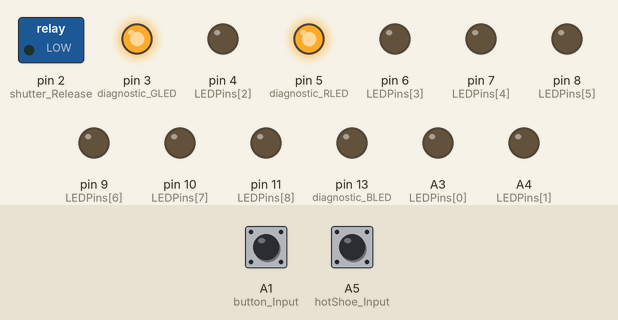
The sketch below on a simulated Arduino Uno, built with avr-gcc and run on an emulated ATmega328P. Parts: switched loads named in the sketch (green lamp = pin HIGH), output pins drawn as LEDs (lit = HIGH). Wiring (inferred from the names in the program): IR receiver: data A0. Inputs (shaded band) come from the test bench; at power-on: A1 (button_Input) HIGH, A5 (hotShoe_Input) HIGH. What the sketch prints to the serial monitor is not drawn.

Above: at 0.17 s.
At 18.44 s:
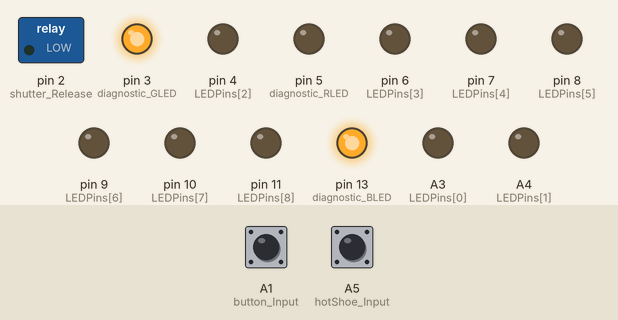
At 36.7 s:
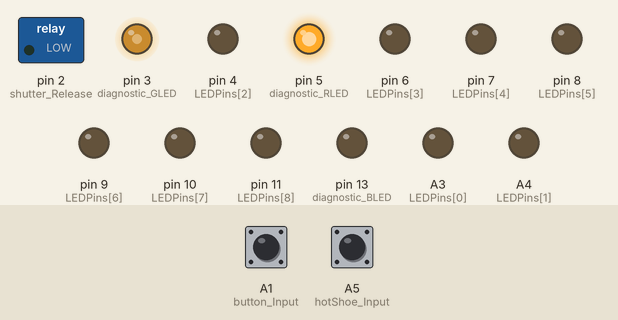
Timing chart, 0 to 40.0 s (numbered marks = the images above):
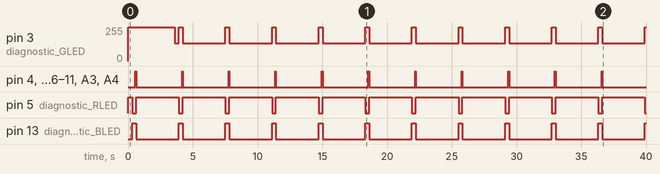

The sketch:

VersionTwo.ino
```cpp
// Code for a prototype portable RTI rig
// Joe Rowley, August 2014 for Prof. James Davis
// at the University of California, Santa Cruz.
// Using an Arduino Micro, 2 8-bit Shift Registers
// 10 mosfets, 10 Cree MRK 12V, 700ma LEDs
// 12V Regulator, 4 CR123A 3.2V batteries
// I should have some constant current limited but don't
// [really don't do that... it's a bad idea not to have a limiter on it]
// 3.5mm Female jack is used as an on/off switch and as an input for the hotshoe
// Contact joer14@gmail.com if you have any questions.

// out of place thought:
// consider using current over driving with PWM by PWM ~OE on the shift registers


//TODO
//Play with button code more and see if we need to solder it to +5V instead of ground...


///////////////////
//////Options/////
/////////////////

int serialDebug = 1;      //
int lightDuration = 75;   //amount of time the light is on for in ms
//int exposureLength = 190; //exposure length in ms - hopefully won't hardcode this in the end
// T3i shoots at 5FPS, so a little less than 200ms is the max time in theory for that camera
// however we also add debouncing time in the main loop, so look out for that.


/////////////////////////
//////Pin Declarations///
/////////////////////////

////Inputs////
const int remote_Input = A0;  // input for the remote control (2.5mm jack)
const int button_Input = A1;  //
const int hotShoe_Input = A5; // 3.5mm input on top that connects to PC-Sync Cable from Flash
//////////////

////Outputs////
const int shutter_Release = 2;  // shutter release output (3.5mm to 2.5mm)
const int diagnostic_GLED = 3; //Active Low
const int diagnostic_RLED = 5; //Active Low
const int diagnostic_BLED = 13; //Active Low

//High Power LEDs//

//const int LED01 = A3;
//const int LED02 = A4;
//const int LED03 =  4;
//const int LED04 =  6;
//const int LED05 =  7;
//const int LED06 =  8;
//const int LED07 =  9;
//const int LED08 =  10;
//const int LED09 =  11;
//const int LED10 =  12;

unsigned char LEDPins[10] = {A3, A4, 4, 6, 7, 8,9,10,11,12};
unsigned char numOfLEDs = 9;  //Indexed at 0

//////////////////////////////
//////Some Global Variables///
//////////////////////////////

int count = 1;
int startIt = 0;

void setup() {

  //Setup Inputs
  pinMode(hotShoe_Input, INPUT);
  pinMode(remote_Input, INPUT);
  pinMode(button_Input, INPUT);

  //Pull up the remote and button
  digitalWrite(remote_Input,HIGH);
  digitalWrite(button_Input,HIGH);
  digitalWrite(hotShoe_Input,HIGH);

  //Status LED Outputs
  pinMode(diagnostic_RLED, OUTPUT);
  pinMode(diagnostic_RLED, OUTPUT);
  pinMode(diagnostic_RLED, OUTPUT);

  //Display Initially a Red LED
  digitalWrite(diagnostic_RLED, LOW);
  digitalWrite(diagnostic_RLED, HIGH);
  digitalWrite(diagnostic_RLED, HIGH);

  //Setup Shutter Release Output
  pinMode(shutter_Release, OUTPUT);
  digitalWrite(shutter_Release,LOW);

  //Setup all the high powered LEDs as outputs and turn them off
  unsigned char i;
  for( i=0; i< numOfLEDs; i++){
    pinMode(LEDPins[i],OUTPUT);
    digitalWrite(LEDPins[i], LOW);
  };

  if(serialDebug) Serial.begin(9600);


}

void dipDelay( int val, int val2, int delayTime){
  int upFrontDelay = 0;
  delay(upFrontDelay);
  //doubleShiftOut(val, val2);
  delay(delayTime);
  //doubleShiftOut(0,0);
  //int remainderTime = exposureLength-delayTime-upFrontDelay;
  //delay(remainderTime);
};


///////////////////////////////////////////////////////
/////// 1. Displays a given state's value on        ///
///////    the ring light for light duration        ///
/////// 2. turns off LED and waits until expsoure   ///
///////    length has finished. Then returns        ///
///////////////////////////////////////////////////////

void setRing(int LEDstate){

//    switch (LEDstate) {
//
//    case 0:
//      //dipDelay(0,2,lightDuration);
//      // Useful to display alt light 1 for debugging
//      //dipDelay(31,255,lightDuration);
//
//      //dipDelay(32,0,lightDuration);
//      digitalWrite(4,HIGH);
//      delay(75);
//      digitalWrite(4,LOW);
//      break;
//    case 1:
//      dipDelay(0,1,lightDuration);
//      break;
//    case 2:
//      //dipDelay(2,0,lightDuration);
//      dipDelay(64,0,lightDuration);
//
//      break;
//    case 3:
//      dipDelay(4,0,lightDuration);
//      break;
//    case 4:
//      dipDelay(8,0,lightDuration);
//      break;
//    case 5:
//      //dipDelay(16,0,lightDuration);
//      dipDelay(0,2,lightDuration);
//
//      break;
//    case 6:
//      //dipDelay(32,0,lightDuration);
//      dipDelay(2,0,lightDuration);
//
//      break;
//    case 7:
//      //dipDelay(64,0,lightDuration);
//      dipDelay(128,0,lightDuration);
//
//      break;
//    case 8:
//      //dipDelay(128,0,lightDuration);
//      dipDelay(1,0,lightDuration);
//
//      break;
//    case 9:
//      //dipDelay(0,1,lightDuration);
//      dipDelay(16,0,lightDuration);
//
//      break;
//    case 10:
//      dipDelay(255,255,lightDuration);
//      break;
//    default:
//      dipDelay(0,0,lightDuration);
//  };
};

/////////////////////////////////////////////////////////////////////
///// Called when the user hits the shutter button on the camera
///// and tests the camera/ring light for exposure settings
/////////////////////////////////////////////////////////////////////
void oneShot(){
  if(serialDebug) Serial.println("State: One Shot");
  setRing(0);//turn all LEDs on
  //12 to 3
  for (int i=3; i<12;i++){
    digitalWrite(i,HIGH);
    delay(50);
    digitalWrite(i,LOW);
    delay(500);
  }
  delay(2000);
  //delay(2000);// just for debugging
}
///////////////////
// **** theory ****
//
// in the case that the camera is at 1/60sec for exposure
// first flash signal fires, then shutter opens for 16ms, then flash signal is low?
// then it saves to the buffer/card (this takes like 200ms or so?)
// then it detects that it should fire again


void shootSequence(){
  //if(serialDebug) Serial.println("State: Shooting Sequence");
  //delay(500);
  //int cases = 11;
  //Set cases to 12 to have a dead state at the end for no LED exposure
  int cases = 12;
  unsigned long initialTime = millis();
  unsigned long CMA = 0;  // current Cummulative Moving Average (elapsed time between captures)
  unsigned long CMAn1 = 0; // n+1 cummulative Moving Average
  unsigned long Xn1 = 0;   // most recent delay
  unsigned long n = 0;     // current state, ranges from 0 to 10;
  //unsigned long currentExpectedTermination = (11*CMAn1) + initialTime; // when should the sequency be done shooting
  //unsigned long stopShutterTime = (10.5*CMAn1) + initialTime; // when should the sequency be done shooting
  unsigned long currentExpectedTermination = (cases*CMAn1) + initialTime; // when should the sequency be done shooting
  unsigned long stopShutterTime = ((cases-.5)*CMAn1) + initialTime; // when should the sequency be done shooting

  unsigned long now;
  unsigned long previous;

  digitalWrite(shutter_Release,HIGH);
  //setRing(0);
  //delay(150);
  count = 0;

  while(count< cases){
    previous = millis();
    int hotShoeHigh = !digitalRead(hotShoe_Input);   // negated because active low
    while(!hotShoeHigh){
      hotShoeHigh = !digitalRead(hotShoe_Input);
    }
    setRing(count);
    now = millis();
    Xn1 = now - previous;
    CMA = (Xn1+(count*CMA))/(count+1);
    //stopShutterTime = (10.5*CMA) + initialTime; // when should the sequency be done shooting
    stopShutterTime = ((cases-.5)*CMA) + initialTime; // when should the sequency be done shooting

    count = count++;
    if ( now > stopShutterTime) digitalWrite(shutter_Release,LOW);
    //if (count==(cases)) digitalWrite(shutter_Release,LOW);
    if(serialDebug) Serial.println(Xn1);
  }


  count=0;
}


/////////////////////////////////////////////////////////////////////
////////////  Blinks the Diagnostic LED for 2 seconds //////////////
/////////////////////////////////////////////////////////////////////

void coolDown(int secs){
  if(serialDebug) Serial.println("State: Cooling Down");

  int numFlashes = (secs*1000)/250;
  int i;
  for (i=0; i<numFlashes; i++){
    //digitalWrite(diagnostic_LED,HIGH);
    delay(250);
    //digitalWrite(diagnostic_LED,LOW);
    delay(250);
  }

}

void testLED(){
  if(serialDebug) Serial.println("State: Test LED");
  delay(4000);
}

void loop() {

  if(serialDebug) {
    Serial.println("State: Idle");
    delay(20);
  }
  int remoteHigh  = !digitalRead(remote_Input);    // negated because active low
  int buttonHigh  =  !digitalRead(button_Input);    //
  int hotShoeHigh = !digitalRead(hotShoe_Input);   // negated because active low

  //allow test shots
  if( !remoteHigh & !buttonHigh & hotShoeHigh & (count == 0) ) oneShot();
  //if(buttonHigh) testLED();

  if( count == 0 & (remoteHigh | buttonHigh) ){
     if(serialDebug) Serial.println("begin sequence");
     shootSequence();
     //delay(500);
     coolDown(2);
     //count = 1;
  }

  int fade =5;
  int brightness = 0;

  while(1){

//    analogWrite(diagnostic_RLED,255-fade);
//    analogWrite(diagnostic_BLED,fade);
//    analogWrite(diagnostic_GLED,fade/2);
//
    int a = 255-brightness;
    int b = brightness;
    int c = brightness/2;
    analogWrite(diagnostic_RLED,255);
    analogWrite(diagnostic_BLED,c);
    analogWrite(diagnostic_GLED, a);

    brightness = brightness + fade;
    if (brightness == 0 || brightness == 255) {
      fade = -fade ;
    }
    delay(300);


    if (brightness  = 120){
      unsigned char i;
      analogWrite(diagnostic_RLED,0);
      analogWrite(diagnostic_BLED,255);
      analogWrite(diagnostic_GLED,255);
      delay(250);

      for( i=0; i< numOfLEDs; i++){
        //pinMode(LEDPins[i],OUTPUT);
        digitalWrite(LEDPins[i], HIGH);
      };
      //digitalWrite(4,HIGH);
      delay(50);
      for( i=0; i< numOfLEDs; i++){
        //pinMode(LEDPins[i],OUTPUT);
        digitalWrite(LEDPins[i], LOW);
      };
      analogWrite(diagnostic_RLED,255);
      analogWrite(diagnostic_BLED,c);
      analogWrite(diagnostic_GLED,a);

      delay(3000);
    }
  }


}


//if(serialDebug) Serial.print("remote: ");
//if(serialDebug) Serial.println(remoteVal);
//if(serialDebug) Serial.print("button: ");
//if(serialDebug) Serial.println(buttonVal);
//if(serialDebug) Serial.print("hotShoe: ");
//if(serialDebug) Serial.println(hotShoeVal);
//delay(10);
//if(!remoteVal) oneShot();
//  if(serialDebug) Serial.println("remote Input: LOW");
  //oneShot();
  //dipDelay(255,255,lightDuration);
//}else if(serialDebug) Serial.println("button Input: LOW");
```

Measured:
- by itself, pin 3 (diagnostic_GLED): goes 255/255 3.6 s, 135/255 0.30 s, 10 × (255/255 0.30 s, 135/255 3.3 s), then 255/255
- by itself, pin 5 (diagnostic_RLED): alternates HIGH for 3.3 s and LOW for 0.30 s
- by itself, pin 13 (diagnostic_BLED): alternates HIGH for 0.30 s and LOW for 3.3 s
- by itself, pin 4 (LEDPins[2]), pin 6 (LEDPins[3]), pin 7 (LEDPins[4]), pin 8 (LEDPins[5]), pin 9 (LEDPins[6]), pin 10 (LEDPins[7]), pin 11 (LEDPins[8]), A3 (LEDPins[0]), A4 (LEDPins[1]): alternates HIGH for 0.05 s and LOW for 3.6 s
